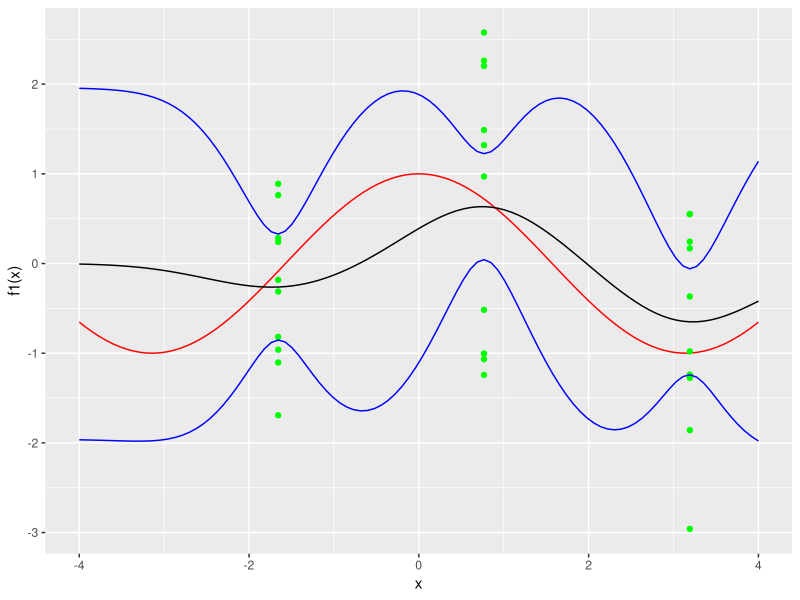
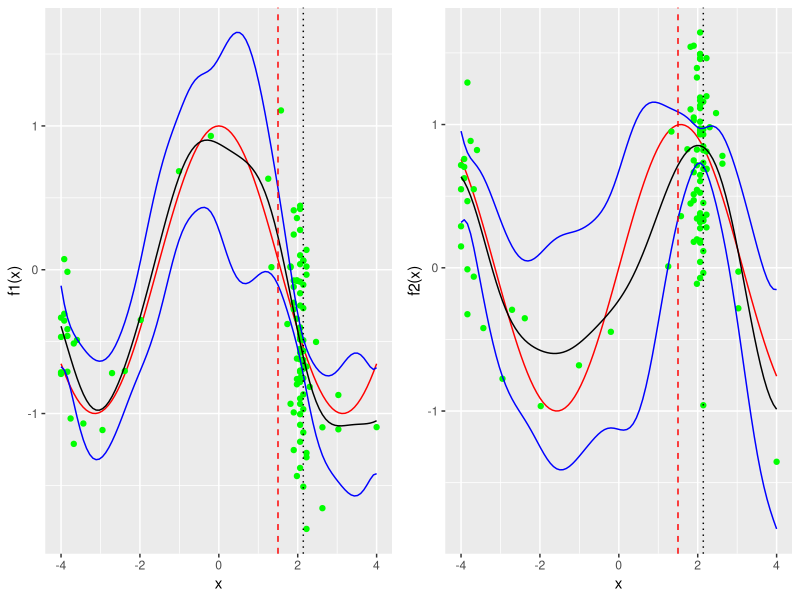
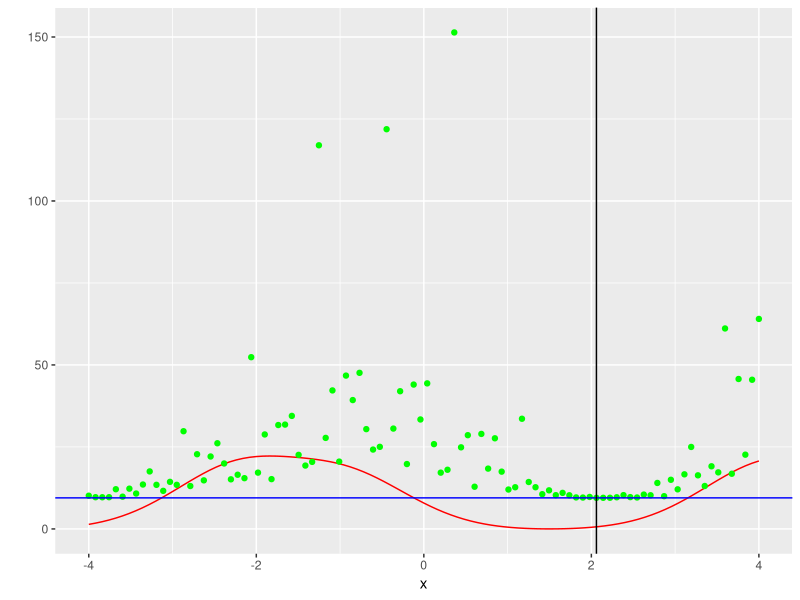

Here is the R script that generated these plots, in order:
setwd("C://PhD Research//Self//ClimModCalibration//BaTraMaSpa_py")
library(ggplot2)
##univarite functions optimization---------------------------------------------------

#defining f1, f2, and log-score
f1 = function(x) cos(x)
f2 = function(x) sin(x)

log_score_fun = function(y, mu, sigmasq) 
{return(sum(0.5 * log(sigmasq) + (((y-mu)^2)/(2*sigmasq))))}

kldiv = function(x, xstar, ystar)
{
  n = length(ystar)
  klxstar = -(n * f2(xstar)/2) - n/2
  klx = -(n * f2(x)/2) - (n/2) * exp(f2(xstar) - f2(x)) -
    (n/2) * ((f1(x) - f1(xstar))^2) * exp(-f2(x))
  div = klxstar - klx
  return(div)
}

#https://stackoverflow.com/questions/61589781/plot-vertical-density-of-normal-distribution-in-r-and-ggplot2

#plot of f1(x) and f2(x) (including specification of xstar and ystar)
set.seed(1234); xstar = 1.5; N = 10
ystar = f1(xstar) + sqrt(exp(f2(xstar))) * rnorm(N)
x_plot = c(-2.7, -1.5, 0, 1.5, 2.7); sd = sqrt(exp(sin(x_plot)))

k = 3

base_plot_f1 <- ggplot(data = data.frame(x = c(-4, 4), y = c(-6, 6)), aes(x, y)) +
  geom_function(fun = cos, color = "red") + 
  geom_function(fun = function(x) cos(x) - 1.96 * sqrt(exp(sin(x))), color = "blue") +
  geom_function(fun = function(x) cos(x) + 1.96 * sqrt(exp(sin(x))), color = "blue") 
p1<- base_plot_f1 +
  ylab("") + coord_cartesian(ylim = c(-6, 6)) + ggtitle("Plot of cos(x) and 95% confidence band")
for(i in 1:length(x_plot)){
  
  x = seq( - k * sd[i], k * sd[i], length.out = 60)
  y = dnorm(x, 0, sd[i])#/dnorm(0, 0, sd[i]) 
  path1 = data.frame(x = -y + x_plot[i], y = x + f1(x_plot[i]))
  segment1 = data.frame(x = x_plot[i], y = cos(x_plot[i]) - k * sd[i],
                        xend =  x_plot[i], yend = cos(x_plot[i]) + k * sd[i])
  p1 = p1 +
    geom_path(aes(x, y), data = path1, color = "green") + 
    geom_segment(aes(x = x, y = y, xend = xend, yend = yend), data = segment1)
}
p1 <- p1 + scale_y_continuous(breaks = NULL)
#p1

p2 <- ggplot(data = data.frame(x = c(-4, 4), y = c(-6, 6)), aes(x, y)) +
  geom_function(fun = function(x) sqrt(exp(sin(x))), color = "green") +
  ylab("") + coord_cartesian(ylim = c(0, 2)) + scale_y_continuous(breaks = NULL) +
  ggtitle("Plot of f2(x)")
#p2

x_grid_calc = seq(-4, 4, by = 0.1) #grid for calculation of loglikelihoods at x
empll = c()
for(h in x_grid_calc){
  empll = append(empll, 
                 ((N/2) * f2(h) + sum(((ystar - f1(h))^2) * exp(-f2(h)))/2))
}
p3 <- ggplot(data = data.frame(x = c(-4, 4), y = c(500, 5000)), aes(x, y)) +
  geom_function(fun = kldiv, args = list(xstar = xstar, ystar = ystar), color = "red") +
  geom_point(data = data.frame(x = x_grid_calc, y = empll), col = "green") +
  geom_hline(yintercept = ((N/2) * f2(xstar) + sum(((ystar - f1(xstar))^2) * exp(-f2(xstar)))/2),
             col = "green", linetype = "dashed") +
  ylab("")

#choosing grid
gridsize = 100
x_grid = seq(-4, 4, length.out = gridsize)

#simulating approximating prior variance for f2
var_f2_error = rep(0, length(x_grid)); mean_f2_error = rep(0, length(x_grid))
var_f1 = (exp(f2(x_grid)))/ N #empirical variance for the data
for(i in 1:(length(x_grid))){
  
  var_hstry = c()
  for(j in 1:10000){
    
    y_temp = rnorm(N, mean = f1(x_grid[i]), sd = sqrt(exp(f2(x_grid[i])))) 
    var_hstry = append(var_hstry, log(var(y_temp)))
  }
  var_hstry = var_hstry - f2(x_grid[i])
  mean_f2_error[i] = mean(var_hstry)
  var_f2_error[i] = var(var_hstry)
  remove(var_hstry)
}

#GP prior structure
l1 = 1.2; l2 = 1.2;
cov_matrix_f1 = exp( - (fields::rdist(x_grid))^2/ l1^2) + diag(10^-10, length(x_grid))
cov_matrix_f2 = exp( - (fields::rdist(x_grid))^2/ l2^2) + diag(10^-10, length(x_grid))

#primary prediction check to see everything is working
rndptindx = c(30, 60, 90)
ystarrnd = matrix(0, ncol = 3, nrow = N)
for(j in 1:3)
{
  ystarrnd[ ,j] = f1(x_grid[rndptindx[j]]) + sqrt(exp(f2(x_grid[rndptindx[j]]))) * rnorm(N)
}
hstry_mean_rndpt = apply(ystarrnd, 2, mean); hstry_var_rndpt = apply(ystarrnd, 2, var)
hstry_var_rndpt = log(hstry_var_rndpt)

mean_f2_post = rep(0, 100)

postvar_f1 = solve(cov_matrix_f1[rndptindx, rndptindx] + diag(exp(mean_f2_post[rndptindx])/N, 3))

mean_f1_post =  t(cov_matrix_f1[rndptindx, 1:gridsize, drop = FALSE]) %*% postvar_f1 %*% matrix(hstry_mean_rndpt)
cov_matrix_f1_post = cov_matrix_f1 - t(cov_matrix_f1[rndptindx, 1:gridsize, drop = FALSE]) %*%
  postvar_f1 %*% (cov_matrix_f1[rndptindx, 1:gridsize, drop = FALSE])

post_f1_plot_rndpt <- ggplot(data = data.frame(x = c(-4, 4), y = c(-6, 6)), aes(x, y)) +
  geom_function(fun = cos, color = "red") + 
  geom_point(data = data.frame(x = rep(x_grid[rndptindx], each = N), y = c(ystarrnd)), col = "green") +
  geom_line(data = data.frame(x = x_grid, y = mean_f1_post - 1.96 * sqrt(diag(cov_matrix_f1_post))), col = "blue") +
  geom_line(data = data.frame(x = x_grid, y = mean_f1_post + 1.96 * sqrt(diag(cov_matrix_f1_post))), col = "blue") +
  geom_line(data = data.frame(x = x_grid, y = mean_f1_post), col = "black") + ylab("f1(x)")

post_f1_plot_rndpt

#optimization
set.seed(1234)
iter = 1; x_optim = c(); x_optim_pos = c()
log_score = rep(0, length(x_grid)); hstry_mean = hstry_var = c()


cov_f1_chol = t(chol(cov_matrix_f1)); cov_f2_chol = t(chol(cov_matrix_f2));
f1_means = as.vector(cov_f1_chol %*% matrix(rnorm(1 * length(x_grid)), ncol = 1))
f2_means = as.vector(cov_f2_chol %*% matrix(rnorm(1 * length(x_grid)), ncol = 1))
for(i in 1:length(x_grid)){
  
  log_score[i] = log_score[i] + 
    log_score_fun(ystar, mu = f1_means[i], sigmasq = exp(f2_means[i]))
}
#x_optim_pos = append(x_optim_pos, which.min(log_score)); x_optim = x_grid[x_optim_pos]

x_optim_pos = sample.int(gridsize/4, 1); x_optim = x_grid[x_optim_pos]

y_samp = rnorm(N, mean = f1(x_optim), sd = sqrt(exp(f2(x_optim)))); 
hstry = matrix(y_samp, ncol = 1)
hstry_mean = mean(y_samp); hstry_var = var(y_samp)
log_score_hist = log_score
mean_f2_post = rep(0, length(x_grid))

cat(paste("\tItertion", iter, "completed.\n"))

iter_plot <- ggplot(data = data.frame(x = c(-4, 4), y = c(-6, 6)), aes(x, y)) +
  geom_line(data = data.frame(x = x_grid, y = rep(-1.96, N)), col = "blue") +
  geom_line(data = data.frame(x = x_grid, y = rep(1.96, N)), col = "blue") +
  geom_line(data = data.frame(x = x_grid, y = f1_means), col = "black")

iter_plot <- iter_plot + 
  geom_point(data = data.frame(x = rep(x_optim, N), y = c(y_samp)), col = "green")

ppcheck = list()#print(iter_plot)

ppcheck[[1]] = list(iter_plot)

while (iter <= 100) {
  
  postvar_f1 = solve(cov_matrix_f1[x_optim_pos, x_optim_pos] + diag(exp(mean_f2_post[x_optim_pos])/N, iter))
  mean_f1_post =  t(cov_matrix_f1[x_optim_pos, 1:gridsize, drop = FALSE]) %*% postvar_f1 %*% matrix(hstry_mean)
  cov_matrix_f1_post = cov_matrix_f1 - t(cov_matrix_f1[x_optim_pos, 1:gridsize, drop = FALSE]) %*%
    postvar_f1 %*% (cov_matrix_f1[x_optim_pos, 1:gridsize, drop = FALSE])
  
  postvar_f2 = solve(cov_matrix_f2[x_optim_pos, x_optim_pos] + diag(var_f2_error[x_optim_pos], iter))
  mean_f2_post =  t(cov_matrix_f2[x_optim_pos, 1:gridsize, drop = FALSE]) %*% postvar_f2 %*% matrix(log(hstry_var) - mean_f2_error[x_optim_pos])
  cov_matrix_f2_post = cov_matrix_f2 - t(cov_matrix_f1[x_optim_pos, 1:gridsize, drop = FALSE]) %*%
    postvar_f2 %*% (cov_matrix_f2[x_optim_pos, 1:gridsize, drop = FALSE])
  
  cov_f1_chol = t(chol(cov_matrix_f1_post)); cov_f2_chol = t(chol(cov_matrix_f2_post));
  f1_means = as.vector(mean_f1_post) + sqrt(diag(cov_matrix_f1_post)) * rnorm(N) #cov_f1_chol %*% matrix(rnorm(1 * length(x_grid)), ncol = 1))
  f2_means = as.vector(mean_f2_post) + sqrt(diag(cov_matrix_f2_post)) * rnorm(N) #as.vector(mean_f2_post + cov_f2_chol %*% matrix(rnorm(1 * length(x_grid)), ncol = 1))
  remove(log_score); log_score = rep(0, length(x_grid));
  for(i in 1:length(x_grid)){
    
    log_score[i] = log_score[i] + 
      log_score_fun(ystar, mu = f1_means[i], sigmasq = exp(f2_means[i]))
  }
  
  newpos = which.min(log_score); x_optim = x_grid[newpos]
  
  post_f1_plot <- ggplot(data = data.frame(x = c(-4, 4), y = c(-6, 6)), aes(x, y)) +
    geom_function(fun = cos, color = "red") + 
    geom_point(data = data.frame(x = x_grid[x_optim_pos], y = hstry_mean), col = "green") +
    geom_line(data = data.frame(x = x_grid, y = mean_f1_post - 1.96 * sqrt(diag(cov_matrix_f1_post))), col = "blue") +
    geom_line(data = data.frame(x = x_grid, y = mean_f1_post + 1.96 * sqrt(diag(cov_matrix_f1_post))), col = "blue") +
    geom_line(data = data.frame(x = x_grid, y = mean_f1_post), col = "black") + ylab("f1(x)") + 
    geom_vline(xintercept = x_optim, col = "black", linetype = "dotted") +
    geom_vline(xintercept = xstar, col = "red", linetype = "dashed")
  
  post_f2_plot <- ggplot(data = data.frame(x = c(-4, 4), y = c(-6, 6)), aes(x, y)) +
    geom_function(fun = sin, color = "red") + 
    geom_point(data = data.frame(x = x_grid[x_optim_pos], y = log(hstry_var)), col = "green") +
    geom_line(data = data.frame(x = x_grid, y = mean_f2_post - 1.96 * sqrt(diag(cov_matrix_f2_post))), col = "blue") +
    geom_line(data = data.frame(x = x_grid, y = mean_f2_post + 1.96 * sqrt(diag(cov_matrix_f2_post))), col = "blue") +
    geom_line(data = data.frame(x = x_grid, y = mean_f2_post), col = "black") + ylab("f2(x)") +
    geom_vline(xintercept = x_optim, col = "black", linetype = "dotted") +
    geom_vline(xintercept = xstar, col = "red", linetype = "dashed")
  
  #print(gridExtra::grid.arrange(post_f1_plot, post_f2_plot, ncol = 2))
  ppcheck[[iter  + 1]] = list(post_f1_plot, post_f2_plot)  
  log_score_hist = append(log_score_hist, log_score)
  x_optim_pos = append(x_optim_pos, newpos);
  
  
  y_samp = rnorm(N, mean = f1(x_optim), sd = sqrt(exp(f2(x_optim))))
  
  hstry = cbind(hstry, y_samp)
  
  hstry_mean = append(hstry_mean, mean(y_samp)); 
  hstry_var = append(hstry_var, var(y_samp))
  
  iter  = iter + 1
  cat(paste("\tItertion", iter, "completed.\n"))
}

pdf(paste0("bo_onevar_detst_N_", N, ".pdf"), width = 8, height = 4)
gridExtra::grid.arrange(ppcheck[[iter-1]][[1]], ppcheck[[iter-1]][[2]], ncol = 2)
dev.off()

pdf(paste0("logScorePlot_N_", N, ".pdf"), width = 8, height = 4)
ggplot(data = data.frame(x = c(-4, 4), y = c(500, 5000)), aes(x, y)) +
  geom_function(fun = kldiv, args = list(xstar = xstar, ystar = ystar), color = "red") +
  geom_point(data = data.frame(x = x_grid, y = log_score), col = "green") +
  geom_hline(yintercept = min(log_score), col = "blue") +
  geom_vline(xintercept = x_optim, col = "black") + 
  ylab("")
dev.off()
